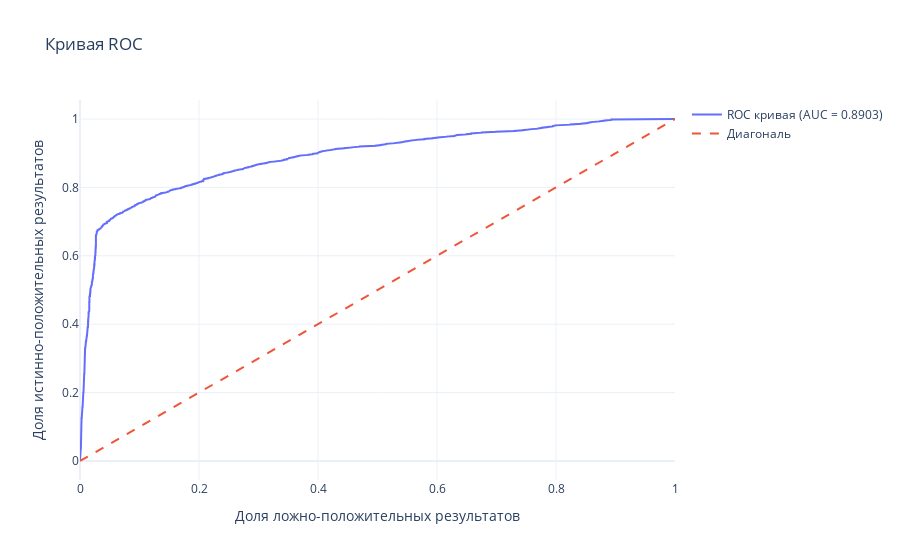
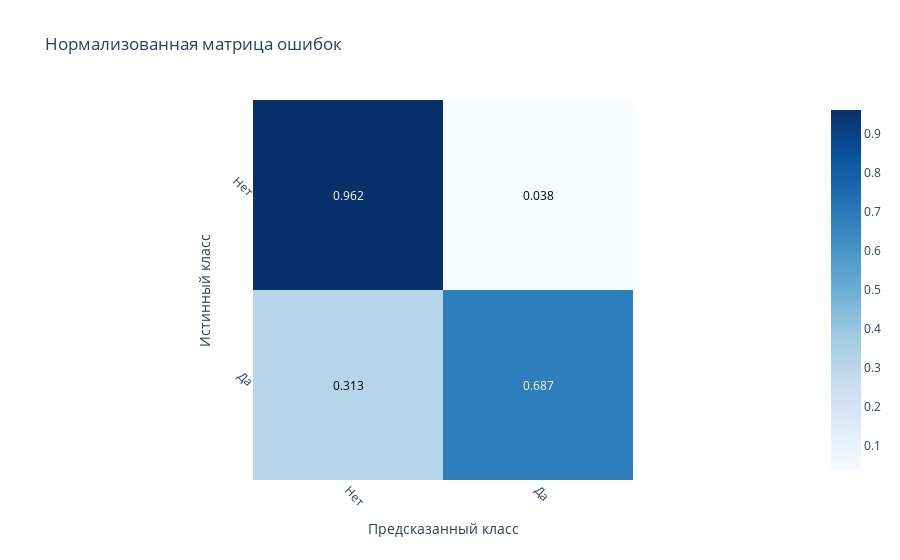
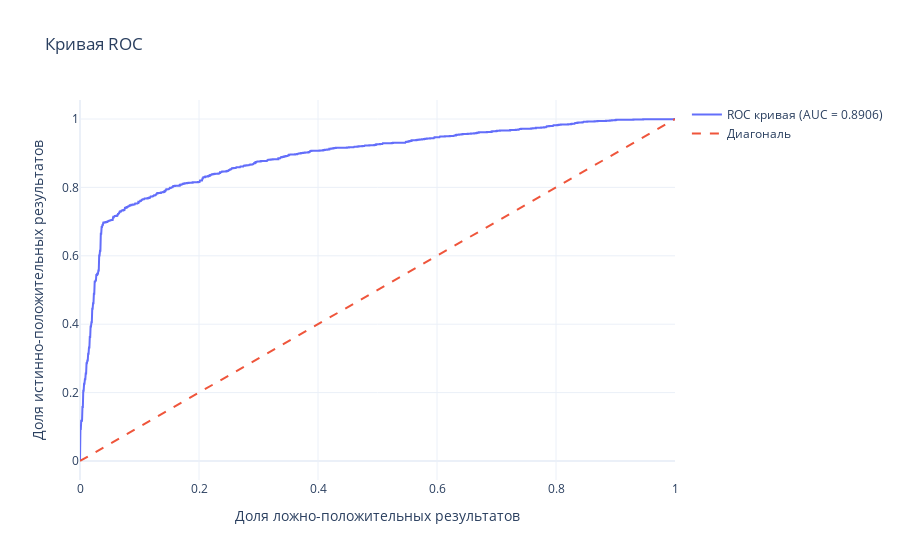
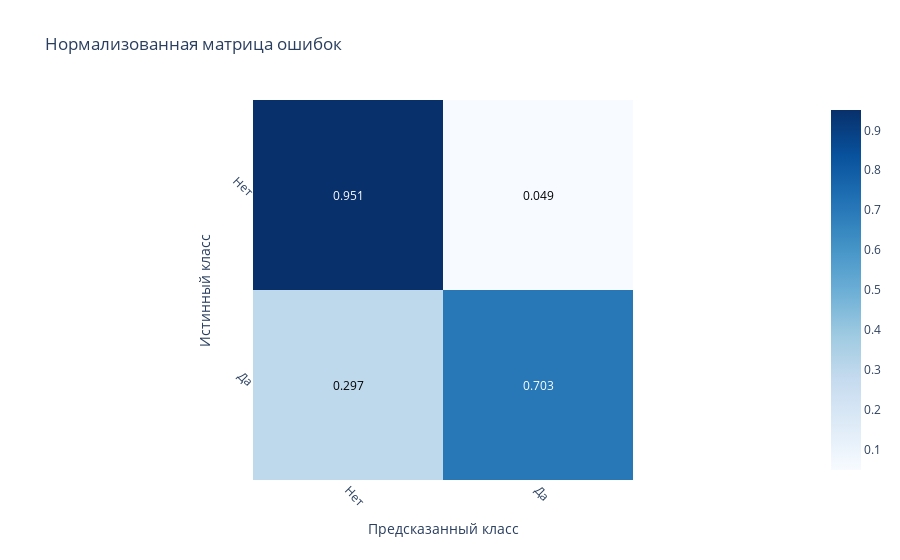

Notebook source saved alongside these figures, in order:
### Code cell
from sklearn.metrics import classification_report, accuracy_score, confusion_matrix, roc_curve, roc_auc_score

def plot_roc_curve(y_true, y_prob):
    fpr, tpr, thresholds = roc_curve(y_true, y_prob)

    fig = go.Figure()
    fig.add_trace(go.Scatter(
        x=fpr, y=tpr,
        mode='lines',
        name='ROC кривая (AUC = %0.4f)' % roc_auc_score(y_true, y_prob)
    ))
    fig.add_trace(go.Scatter(
        x=[0, 1], y=[0, 1],
        mode='lines',
        line=dict(dash='dash'),
        name='Диагональ'
    ))

    fig.update_layout(
        xaxis_title='Доля ложно-положительных результатов',
        yaxis_title='Доля истинно-положительных результатов',
        title='Кривая ROC',
        width=900
    )
    fig.show()


def score(clf, X_train, y_train, X_test, y_test, train=True):
    if train:
        pred = clf.predict(X_train)
        prob = clf.predict_proba(X_train)[:, 1]
        clf_report = pd.DataFrame(classification_report(y_train, pred, output_dict=True))
        print("Результат обучения:\n================================================")
        print(f"Точность модели: {accuracy_score(y_train, pred) * 100:.2f}%")
        print("_______________________________________________")
        print(f"ОТЧЕТ ПО КЛАССИФИКАЦИИ:\n{clf_report}")
        print("_______________________________________________")
        # Визуализация ROC-кривой
        plot_roc_curve(y_train, prob)
        # Визуализация матрицы ошибок
        plot_confusion_matrix(y_train, pred, normalize=True).show()

    else:
        pred = clf.predict(X_test)
        prob = clf.predict_proba(X_test)[:, 1]
        clf_report = pd.DataFrame(classification_report(y_test, pred, output_dict=True))
        print("Результат тестирования:\n================================================")
        print(f"Точность модели: {accuracy_score(y_test, pred) * 100:.2f}%")
        print("_______________________________________________")
        print(f"ОТЧЕТ ПО КЛАССИФИКАЦИИ:\n{clf_report}")
        print("_______________________________________________")
        # Визуализация ROC-кривой
        plot_roc_curve(y_test, prob)
        # Визуализация матрицы ошибок
        plot_confusion_matrix(y_test, pred, normalize=True).show()
score(LR_control, X_train, y_train, X_test, y_test, train=True)
score(LR_control, X_train, y_train, X_test, y_test, train=False)

### Figure 1 — Plotly figure (JSON) as saved in the notebook; plotly's stock layout.template omitted (floating-point values rounded to 4 significant figures; data arrays with more than 128 entries replaced by an {"elided": "..."} marker saying what was removed)
{"data": [{"mode": "lines", "name": "ROC кривая (AUC = 0.8903)", "x": {"elided": "1614 float values"}, "y": {"elided": "1614 float values"}, "type": "scatter"}, {"line": {"dash": "dash"}, "mode": "lines", "name": "Диагональ", "x": [0, 1], "y": [0, 1], "type": "scatter"}], "layout": {"xaxis": {"title": {"text": "Доля ложно-положительных результатов"}}, "yaxis": {"title": {"text": "Доля истинно-положительных результатов"}}, "title": {"text": "Кривая ROC"}, "width": 900}}

### Figure 2 — Plotly figure (JSON) as saved in the notebook; plotly's stock layout.template omitted (floating-point values rounded to 4 significant figures)
{"data": [{"coloraxis": "coloraxis", "name": "0", "x": ["Нет", "Да"], "y": ["Нет", "Да"], "z": [[0.962, 0.038], [0.313, 0.687]], "type": "heatmap", "xaxis": "x", "yaxis": "y", "hovertemplate": "Предсказанный класс: %{x}<br>Истинный класс: %{y}<br>color: %{z}<extra></extra>"}], "layout": {"xaxis": {"anchor": "y", "domain": [0.0, 1.0], "scaleanchor": "y", "constrain": "domain", "title": {"text": "Предсказанный класс"}, "tickangle": 45, "tickmode": "array", "tickvals": [0, 1], "ticktext": ["Нет", "Да"]}, "yaxis": {"anchor": "x", "domain": [0.0, 1.0], "autorange": "reversed", "constrain": "domain", "title": {"text": "Истинный класс"}, "tickangle": 45, "tickmode": "array", "tickvals": [0, 1], "ticktext": ["Нет", "Да"]}, "coloraxis": {"colorscale": [[0.0, "rgb(247,251,255)"], [0.125, "rgb(222,235,247)"], [0.25, "rgb(198,219,239)"], [0.375, "rgb(158,202,225)"], [0.5, "rgb(107,174,214)"], [0.625, "rgb(66,146,198)"], [0.75, "rgb(33,113,181)"], [0.875, "rgb(8,81,156)"], [1.0, "rgb(8,48,107)"]]}, "title": {"text": "Нормализованная матрица ошибок"}, "annotations": [{"align": "center", "font": {"color": "white"}, "showarrow": false, "text": "0.962", "x": 0, "y": 0}, {"align": "center", "font": {"color": "black"}, "showarrow": false, "text": "0.313", "x": 0, "y": 1}, {"align": "center", "font": {"color": "black"}, "showarrow": false, "text": "0.038", "x": 1, "y": 0}, {"align": "center", "font": {"color": "white"}, "showarrow": false, "text": "0.687", "x": 1, "y": 1}]}}

### Figure 3 — Plotly figure (JSON) as saved in the notebook; plotly's stock layout.template omitted (floating-point values rounded to 4 significant figures; data arrays with more than 128 entries replaced by an {"elided": "..."} marker saying what was removed)
{"data": [{"mode": "lines", "name": "ROC кривая (AUC = 0.8906)", "x": {"elided": "708 float values"}, "y": {"elided": "708 float values"}, "type": "scatter"}, {"line": {"dash": "dash"}, "mode": "lines", "name": "Диагональ", "x": [0, 1], "y": [0, 1], "type": "scatter"}], "layout": {"xaxis": {"title": {"text": "Доля ложно-положительных результатов"}}, "yaxis": {"title": {"text": "Доля истинно-положительных результатов"}}, "title": {"text": "Кривая ROC"}, "width": 900}}

### Figure 4 — Plotly figure (JSON) as saved in the notebook; plotly's stock layout.template omitted (floating-point values rounded to 4 significant figures)
{"data": [{"coloraxis": "coloraxis", "name": "0", "x": ["Нет", "Да"], "y": ["Нет", "Да"], "z": [[0.951, 0.049], [0.297, 0.703]], "type": "heatmap", "xaxis": "x", "yaxis": "y", "hovertemplate": "Предсказанный класс: %{x}<br>Истинный класс: %{y}<br>color: %{z}<extra></extra>"}], "layout": {"xaxis": {"anchor": "y", "domain": [0.0, 1.0], "scaleanchor": "y", "constrain": "domain", "title": {"text": "Предсказанный класс"}, "tickangle": 45, "tickmode": "array", "tickvals": [0, 1], "ticktext": ["Нет", "Да"]}, "yaxis": {"anchor": "x", "domain": [0.0, 1.0], "autorange": "reversed", "constrain": "domain", "title": {"text": "Истинный класс"}, "tickangle": 45, "tickmode": "array", "tickvals": [0, 1], "ticktext": ["Нет", "Да"]}, "coloraxis": {"colorscale": [[0.0, "rgb(247,251,255)"], [0.125, "rgb(222,235,247)"], [0.25, "rgb(198,219,239)"], [0.375, "rgb(158,202,225)"], [0.5, "rgb(107,174,214)"], [0.625, "rgb(66,146,198)"], [0.75, "rgb(33,113,181)"], [0.875, "rgb(8,81,156)"], [1.0, "rgb(8,48,107)"]]}, "title": {"text": "Нормализованная матрица ошибок"}, "annotations": [{"align": "center", "font": {"color": "white"}, "showarrow": false, "text": "0.951", "x": 0, "y": 0}, {"align": "center", "font": {"color": "black"}, "showarrow": false, "text": "0.297", "x": 0, "y": 1}, {"align": "center", "font": {"color": "black"}, "showarrow": false, "text": "0.049", "x": 1, "y": 0}, {"align": "center", "font": {"color": "white"}, "showarrow": false, "text": "0.703", "x": 1, "y": 1}]}}
